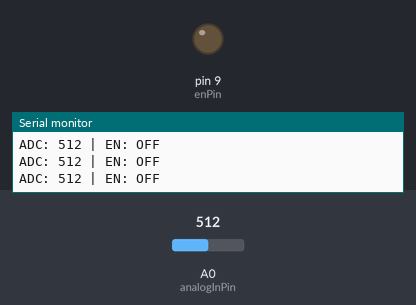
Simulated run of this sketch. Board: Arduino Uno, built with avr-gcc and run on an emulated ATmega328P. On the bench: output pins drawn as LEDs (lit = HIGH), the last lines printed to the serial monitor. The test bench sets the inputs (shaded band); at power-on: A0 (analogInPin) = 512.

Above: at 1.2 s.
1.3 s: A0 (analogInPin) set to 215
At 2.4 s:
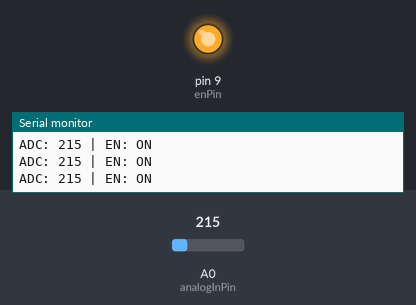
3.5 s: A0 (analogInPin) set to 191
Timing chart, 0 to 6.5 s (numbered marks = the images above; inputs shaded):
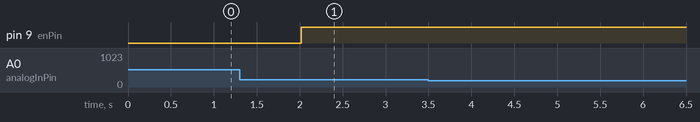

The sketch:

5v_weak_analog_input_delayed_out_discrete_buck.ino
```cpp
// Weak 5v analog input. Provide 3.3v output 0.5 Amp.
// If input is rising wait 2 sec before letting output rise
// If input drops then output drops immediately.
// Input of “0–5V in → 0–3.5V out” requirement maps to:
// PWM duty capped at 70% max (because 3.5/5 = 0.7)

// using 12-24V To 5V 3A Step Down Voltage Regulator Module 5-Pack DC-DC Buck Converter

// pot 3 pins:
// Left outer pin → GND
// Right outer pin → +5V
// Middle pin (wiper) → A0

//Example in/out put
//Vin	Vout
//5.0V	3.5V
//3.0V	2.1V
//2.0V	1.4V
//1.0V	1.0V (forced)
//0.5V	1.0V (forced)
//0V	0V

const int analogInPin = A0;
const int enPin = 9;                 // connect D9 -> EN (or use D8, any digital pin)

const unsigned long riseDelayMs = 2000;

// Choose a threshold that means “signal present”
// Example: 0.5V ≈ 102, 1.0V ≈ 205
const int onThresholdADC  = 205;      // ~1.0V
const int offThresholdADC = 180;      // hysteresis (slightly lower)

bool outputOn = false;
bool waiting = false;
unsigned long tStart = 0;

void setup() {
  Serial.begin(9600);
  pinMode(enPin, OUTPUT);
  digitalWrite(enPin, LOW);          // OFF by default
}

void loop() {
  int adc = analogRead(analogInPin);
  unsigned long now = millis();

  if (!outputOn) {
    if (!waiting && adc >= onThresholdADC) {
      waiting = true;
      tStart = now;
    }

    if (waiting && (now - tStart >= riseDelayMs)) {
      if (analogRead(analogInPin) >= onThresholdADC) {
        digitalWrite(enPin, HIGH);   // buck ON -> 3.5V output
        outputOn = true;
      }
      waiting = false;
    }

    if (adc < onThresholdADC) {
      waiting = false;
    }
  } else {
    if (adc <= offThresholdADC) {
      digitalWrite(enPin, LOW);      // buck OFF immediately -> 0V output
      outputOn = false;
      waiting = false;
    }
  }

  Serial.print("ADC: ");
  Serial.print(adc);
  Serial.print(" | EN: ");
  Serial.println(outputOn ? "ON" : "OFF");

  delay(5);
}
```
